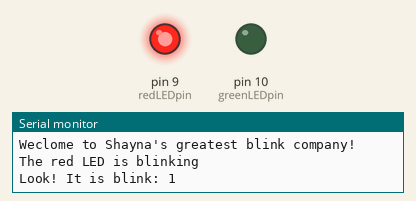
Simulated run of this sketch. Board: Arduino Uno, built with avr-gcc and run on an emulated ATmega328P. On the bench: output pins drawn as LEDs (lit = HIGH), the last lines printed to the serial monitor.

Above: at 0.15 s.
At 2.65 s:
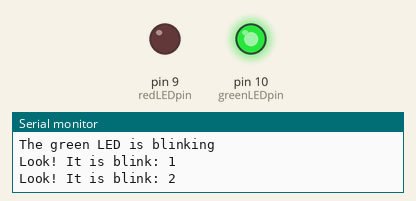
At 6.4 s:
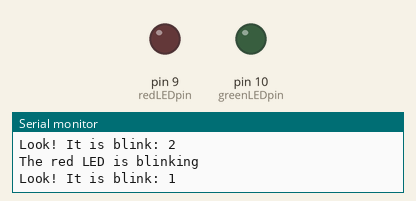
Timing chart, 0 to 6.9 s (numbered marks = the images above):
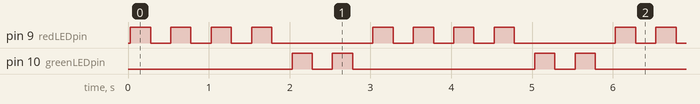

Measured:
- by itself, pin 9 (redLEDpin): repeats every 3.0 s: 3 × (LOW 0.25 s, HIGH 0.25 s), LOW 1.3 s, HIGH 0.25 s
- by itself, pin 10 (greenLEDpin): repeats every 3.0 s: LOW 0.25 s, HIGH 0.25 s, LOW 2.3 s, HIGH 0.25 s
- by itself, everything shown: repeats every 3.0 s, in 12 steps

The sketch:

sketch_jul18c.ino
```cpp
int redLEDpin = 9;
int greenLEDpin = 10;
int redONtime = 250;
int redOFFtime = 250;
int greenONtime = 250;
int greenOFFtime = 250;
int numRedBlink = 4;
int numGreenBlink  = 2;
String blinkno = "Look! It is blink: ";
String redmessage = "The red LED is blinking";
String greenmessage = "The green LED is blinking";
void setup() {
Serial.begin(9600);
String WM1 = "Weclome to ";
String WM2 = "Shayna's greatest blink company!";
String WM3;
WM3 = WM1 + WM2;
Serial.println(WM3);
pinMode(redLEDpin, OUTPUT);
pinMode(greenLEDpin, OUTPUT);
}
void loop() {


   Serial.println(redmessage);

   int i = 1;

while(i <= numRedBlink){
  Serial.print(blinkno);
  Serial.println(i);
  digitalWrite(redLEDpin, HIGH);
    delay(redONtime);
  digitalWrite(redLEDpin, LOW);
    delay(redOFFtime);
     i=i+1;
  }

    Serial.println(greenmessage);
    int j = 1;
  while(j <= numGreenBlink){

     Serial.print(blinkno);
  Serial.println(j);
    digitalWrite(greenLEDpin, HIGH);
    delay(greenONtime);
        digitalWrite(greenLEDpin, LOW);
        delay(greenOFFtime);
        j=j+1;

  }
}
```
